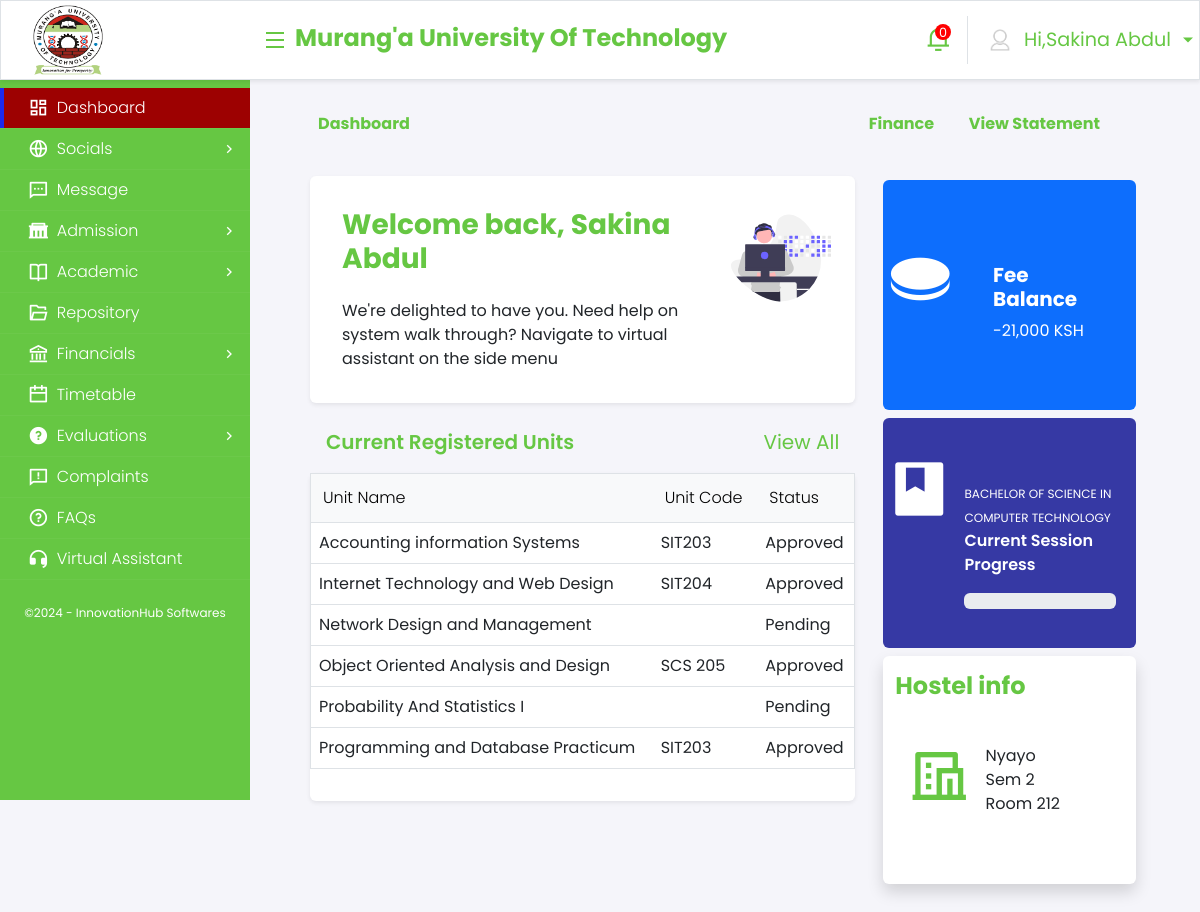
/dashboard (signed in), run on the app's committed database.
### portal/models.py (models this page shows, shortened)
class Registration(models.Model):
    student = models.ForeignKey(Student, on_delete=models.CASCADE)
    unit = models.ForeignKey(Units, on_delete=models.CASCADE)
    approved = models.BooleanField(default=False)
    unitCode = models.ForeignKey(UnitCode, on_delete=models.CASCADE , null=True)

class Units(models.Model):
    unit_code=models.CharField(max_length=40)
    name = models.CharField(max_length=100)
    lec=models.CharField(max_length=100)

class UnitCode(models.Model):
    code = models.CharField(max_length=100)

### portal/views.py (the view)
# urls.py: path("dashboard",views.dashboard,name = 'dashboard'),
@login_required
def dashboard(request):
    try:
        student = Student.objects.get(user=request.user)
    except Student.DoesNotExist:
        return render(request , '404.html')
    registrations = Registration.objects.filter(student=student)
    context = {
        'registrations': registrations
    }
    return render(request,'dashboard.html', context)

### templates/dashboard.html (shortened to what this page needs)
{% load static %}
<!DOCTYPE html>
<html lang="en">
<head>
    <link href="https://cdn.jsdelivr.net/npm/bootstrap@5.2.0/dist/css/bootstrap.min.css" rel="stylesheet"
>
    <link href="https://cdn.jsdelivr.net/npm/remixicon@2.2.0/fonts/remixicon.css" rel="stylesheet">
    <link rel="stylesheet" href="https://cdnjs.cloudflare.com/ajax/libs/font-awesome/6.1.1/css/all.min.css"
 />
    <link rel="stylesheet" href="https://maxcdn.bootstrapcdn.com/font-awesome/4.7.0/css/font-awesome.min.css">
    <link rel="stylesheet" href="https://cdn.jsdelivr.net/npm/bootstrap-icons@1.3.0/font/bootstrap-icons.css">
    <link href="https://cdn.datatables.net/1.12.1/css/dataTables.bootstrap5.min.css" rel="stylesheet" />
    <link href="https://cdnjs.cloudflare.com/ajax/libs/toastr.js/latest/css/toastr.min.css" rel="stylesheet" />
    <link rel="stylesheet" href="https://cdnjs.cloudflare.com/ajax/libs/chosen/1.8.7/chosen.min.css">
    <link rel="stylesheet" href="https://cdnjs.cloudflare.com/ajax/libs/select2/4.0.13/css/select2.min.css" />
    <link rel="stylesheet" href="{% static 'Settings.css' %}" />
    <link  rel="stylesheet" href="{% static  'main.css' %}"  />
    <link rel="stylesheet" href="{% static 'site.css' %}" />
    <link rel="stylesheet" href="{% static 'customstepper.css' %}" />
</head>
<body>
    <nav class="navbar navbar-expand-lg navbar-light bg-white border shadow-sm">
        <div class="container-fluid">
            <div class="d-flex justify-content-between">
                <div class="d-flex align-items-center">
                    <img class="navbar-brand" src="{% static 'mulogo.png'%}" />
                    <i class="ri-menu-fill menu-top primary-text top" id="menuToggle"></i>
                </div>
            </div>
            <div class="mb-lg-0 text-center ms-2 my-1 institutionbrand">
                    <h4 class="d-flex justify-content-start primary-text fw-bold">Murang&#x27;a University Of Technology</h4>
            </div>
            <ul class="navbar-nav ms-auto mb-2 mb-lg-0">
                <li class="nav-item dropdown notification">
                    <a class="nav-link dropdown-toggle primary-text notifyIcon" href="#" id="navbarDropdown" role="button" data-bs-toggle="dropdown" aria-expanded="false">
                        <div class="text-white text-center"><span>0</span></div>
                    </a>
                </li>
                <li class="nav-item dropdown border-start">
                    <a class="nav-link dropdown-toggle primary-text profile" href="#" id="navbarProfile" role="button" data-bs-toggle="dropdown" aria-expanded="false">
                        <div class="d-flex align-items-center">
                            <img src="{% static 'avatar2.png'%}"  /> <span class="ms-2 salutation" id="salutation">Hi,{{request.user}} </span>
                        </div>
                    </a>
                </li>
            </ul>
        </div>
    </nav>
    <nav class="sidenav">
        <ul class="menu">
            <li class="menu-link active" id="dashboard">
                <a class="menu_sub" href="{% url 'dashboard'%}"> <i class="ri-dashboard-line"></i> <span>Dashboard</span></a>
            </li>
                <li class="menu-link" id="socials">
                    <a href="javascript:void(0);" class="menu_sub">
                        <i class="ri-global-line"></i>
                        <span>Socials</span>
                        <i class="dropdown-caret ri-arrow-right-s-line"></i>
                    </a>
                </li>
                <li class="menu-link messDiv" id="message">
                    <a class="menu_sub" href="{% url 'dashboard'%}">
                        <i class="ri-message-2-line"></i>
                        <span>Message</span>
                    </a>
                </li>
                <li class="menu-link" id="admission">
                    <a href="javascript:void(0);" class="menu_sub">
                        <i class="ri-government-fill"></i>
                        <span>Admission</span>
                        <i class="dropdown-caret ri-arrow-right-s-line"></i>
                    </a>
                </li>
                <li class="menu-link" id="academic">
                    <a href="javascript:void(0);" class="menu_sub">
                        <i class="ri-book-open-line"></i>
                        <span>Academic</span>
                        <i class="dropdown-caret ri-arrow-right-s-line"></i>
                    </a>
                </li>
                <li class="menu-link" id="repository">
                    <a class="menu_sub" href="{% url 'dashboard'%}">
                        <i class="ri-folder-open-line"></i>
                        <span>Repository</span>
                    </a>
                </li>
                <li class="menu-link" id="financials">
                    <a class="menu_sub" href="{% url 'dashboard'%}">
                        <i class="ri-bank-line"></i>
                        <span>Financials</span>
                        <i class="dropdown-caret ri-arrow-right-s-line"></i>
                    </a>
                </li>
                <li class="menu-link" id="timetable">
                    <a class="menu_sub" href="{% url 'dashboard'%}">
                        <i class="ri-calendar-line"></i>
                        <span>Timetable</span>
                    </a>
                </li>
                <li class="menu-link" id="evaluation">
                    <a href="{% url 'dashboard'%}" class="menu_sub">
                        <i class="ri-question-fill"></i>
                        <span>Evaluations</span>
                        <i class="dropdown-caret ri-arrow-right-s-line"></i>
                    </a>
                </li>
                <li class="menu-link" id="complaints">
                    <a class="menu_sub" href="{% url 'dashboard'%}">
                        <i class="ri-feedback-line"></i>
                        <span>Complaints</span>
                    </a>
                </li>
            <li class="menu-link" id="faqs">
                <a class="menu_sub" href="{% url 'dashboard'%}">
                    <i class="ri-question-line"></i>
                    <span>FAQs</span>
                </a>
            </li>
            <li class="menu-link" id="virtual">
                <a class="menu_sub" href="{% url 'dashboard'%}">
                    <i class="ri-customer-service-fill"></i>
                    <span>Virtual Assistant</span>
                </a>
            </li>
        </ul>
        <div class="brand-footer">
            <span>©2024 - InnovationHub Softwares</span>
        </div>
    </nav>
    <main role="main" class="pb-3">
        <div class="container onprintContainer">
<div class="row p-3">
    <div class="row d-flex flex-row">
        <div class="col-md-8">
            <p class="fw-bold card-stitle text-start"> Dashboard</p>
        </div>
        <div class="col-md-4 dashboardRightLabel">
            <div class="">
                <p class="fw-bold card-stitle text-start d-inline ms-2">Finance</p>
                <a class="fw-bold card-stitle text-end d-inline pull-right mx-2" href="{% url 'dashboard'%}">View Statement</a>
            </div>
        </div>
    </div>
</div>
<div class="row p-2">
    <div class="col-md-8">
        <div class="row d-flex flex-column" id="welcomeMessage">
            <div class="d-flex align-items-stretch">
                <div class="card shadow-sm p-2">
                    <div class="row g-0">
                        <div class="col-md-9">
                            <div class="card-body">
                                <h3 class="card-title fw-bolder primary-text p-2">
                                    Welcome back,<span class="card-stitle">
                                        {{request.user}}                                    </span>
                                </h3>
                                <p class="card-text p-2">
We&#x27;re delighted to have you. Need help on system walk through? Navigate to virtual assistant on the side menu                                </p>
                            </div>
                        </div>
                        <div class="col-md-3 p-3 text-center">
                            <img src="{% static 'user.svg'%}" class="img-fluid rounded-start" alt="..." style="height:65%">
                        </div>
                    </div>
                </div>
            </div>
        </div>
        <div class="row pt-2 mt-3">
            <div class="col-md-9 text-start">
                <p class="card-stitle text-start fw-semibold  primary-text fs-5 ms-3">Current Registered Units</p>
            </div>
            <div class="col-md-3 text-end">
                <a class="card-stitle text-end small  primary-text fs-5 mx-3" href="{% url 'dashboard'%}">View All</a>
            </div>
        </div>
        <div class="row g-0 card bg-white shadow-sm" id="dashboardUnits">
            <div class="mb-3 table-responsive">
                <table class="table border table-responsive">
                    <thead class="thead">
                        <tr>
                            <th>Unit Name</th>
                            <th>Unit Code</th>
                            <th>Status</th>
                        </tr>
                    </thead>
                    <tbody>
                        {% for registration in registrations %}
                                <tr>
                                    <td>{{ registration.unit.name }}</td>
                                    <td>{{ registration.unitCode.code }}</td>
                                    <td>{% if registration.approved %}Approved{% else %}Pending{% endif %}</td>
                                </tr>
                        {% endfor %}
                    </tbody>
                </table>
            </div>
        </div>
    </div>
    <div class="col">
        <div class="p-1" id="dashboardFees">
            <div class="card p-1 text-bg-primary sy d-flex justify-content-center align-items-center">
                <div class="row">
                    <div class="col-md-4 text-center">
                        <div class="text-content-center">
                            <i class="ri-coin-fill fa-4x"></i>
                        </div>
                    </div>
                    <div class="col-md-8">
                        <div class="card-body mt-3">
                            <h5 class="card-title fw-bold">Fee Balance</h5>
                            <p class="card-text" id="studBalance"> -21,000 KSH
                            </p>
                        </div>
                    </div>
                </div>
            </div>
        </div>
        <div class="p-1" id="dashboardProgress">
            <div class="card sy p-1 d-flex justify-content-center align-items-center" style="background:#3639A4;color:#fff">
                <div class="row g-0 ">
                    <div class="col-md-3 text-center">
                        <div class="text-content-center">
                            <i class="ri-file-mark-fill fa-4x"></i>
                        </div>
                    </div>
                    <div class="col">
                        <div class="card-body">
                            <br /><span class="small esubtitle">
BACHELOR OF SCIENCE IN COMPUTER TECHNOLOGY                            </span>
                            <p class="fw-semibold">Current Session Progress</p>
                            <div class="progress">
                            </div>
                        </div>
                    </div>
                </div>
            </div>
        </div>
        <div class="p-1 m-top " id="dashboardHostel">
            <div class="col card shadow hh p-1 yhigh">
                <p class="fw-bold  primary-text fs-4 p-2 text-start">Hostel info</p>
                <div class="row ms-2 d-flex flex-row flex-sm-row">
                    <div class="col-md-3">
                        <span class=" primary-text"><i class="ri-hotel-line fa-4x"></i></span>
                    </div>
                    <div class="col-md-9">
                        <div class="card-body">
                            <span class="fs-6" id="hostelName"> Nyayo</span> <br />
                            <span class="" id="hostelTerm"> Sem 2</span><br />
                            <span class="" id="hostelDate">Room 212</span>
                        </div>
                    </div>
                </div>
            </div>
        </div>
    </div>
</div>
        </div>
    </main>
</body>
</html>

### data on the page
Registration: unit.name "Accounting information Systems", unitCode.code "SIT203", approved "Approved"
Registration: unit.name "Internet Technology and Web Design", unitCode.code "SIT204", approved "Approved"
Registration: unit.name "Network Design and Management", approved "Pending"
Registration: unit.name "Object Oriented Analysis and Design", unitCode.code "SCS 205", approved "Approved"
Registration: unit.name "Probability And Statistics I", approved "Pending"
Registration: unit.name "Programming and Database Practicum", unitCode.code "SIT203", approved "Approved"

### other printed values
{{ request.user }} "Sakina Abdul"
